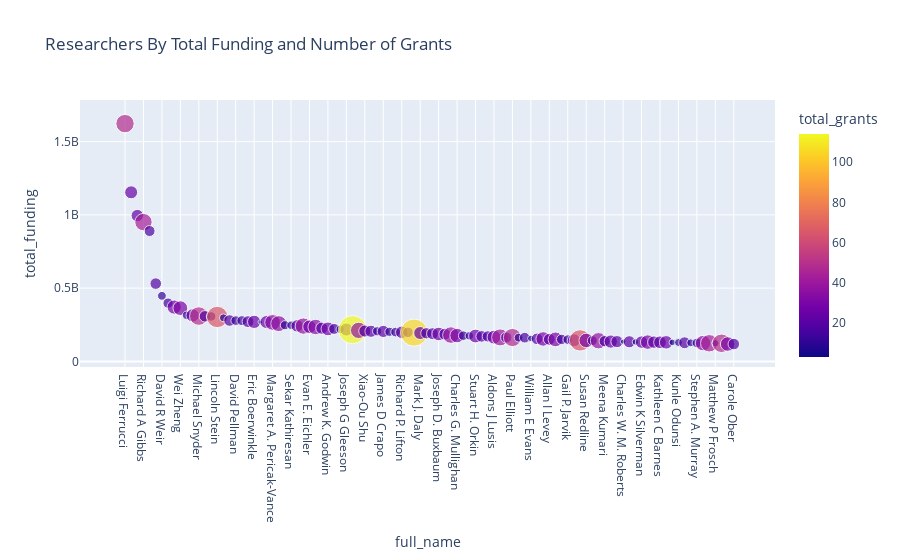

Notebook code for this chart:
### Code cell
px.scatter(temp1, 
           x="full_name", y="total_funding", 
           hover_name="full_name", 
           size="total_grants", 
           color="total_grants",
           hover_data=['total_funding', 'total_grants', 'last_grant_year', 'citations_mean', 'altmetric_mean', 'last_pub_year'], 
           height=600,
           title="Researchers By Total Funding and Number of Grants")

### Figure 1 — Plotly figure (JSON) as saved in the notebook; plotly's stock layout.template omitted (floating-point values rounded to 4 significant figures; data arrays with more than 128 entries replaced by an {"elided": "..."} marker saying what was removed)
{"data": [{"customdata": {"elided": "100x5 float values"}, "hovertemplate": "<b>%{hovertext}</b><br><br>full_name=%{x}<br>total_funding=%{y}<br>total_grants=%{marker.color}<br>last_grant_year=%{customdata[1]}<br>citations_mean=%{customdata[2]}<br>altmetric_mean=%{customdata[3]}<br>last_pub_year=%{customdata[4]}<extra></extra>", "hovertext": ["Luigi Ferrucci", "Stacey B Gabriel", "Eric S Lander", "Richard A Gibbs", "Richard K Wilson", "John E. Niederhuber", "David R Weir", "Massimo Loda", "Tatiana M. Foroud", "Wei Zheng", "Lorelei A. Mucci", "Christopher I. Amos", "Michael Snyder", "Brian E. Henderson", "Stephen N. Thibodeau", "Lincoln Stein", "Sabina Signoretti", "Charles Kooperberg", "David Pellman", "Ross Prentice", "Eliezer Masliah", "Eric Boerwinkle", "Mithat Gönen", "Christopher A. Haiman", "Margaret A. Pericak-Vance", "Thomas J. Montine", "John N. Weinstein", "Sekar Kathiresan", "Todd R. Golub", "Daniel H. Geschwind", "Evan E. Eichler", "Loic Le Marchand", "John Q. Trojanowski", "Andrew K. Godwin", "Katherine L. Nathanson", "Jinghui Zhang", "Joseph G Gleeson", "Masayuki Yamamoto", "Daniel J. Rader", "Xiao-Ou Shu", "Dennis W. Dickson", "Mary V Relling", "James D Crapo", "John Morris", "Maria Elena Martinez", "Richard P. Lifton", "Joshua C. Denny", "George Davey Smith", "Mark J. Daly", "Meir Stampfer", "David A Bennett", "Joseph D. Buxbaum", "Carlos Cruchaga", "Peter Donnelly", "Charles G. Mullighan", "Stephen J. Chanock", "Graham Casey", "Stuart H. Orkin", "Edward Giovannucci", "Anand Swaroop", "Aldons J Lusis", "Simon Lovestone", "Eric B. Larson", "Paul Elliott", "Qiuyin Cai", "Jerome I. Rotter", "William E Evans", "Philip L De Jager", "John Blangero", "Allan I Levey", "Aviv Regev", "Hoda Anton-Culver", "Gail P. Jarvik", "Jay Shendure", "Marco A. Marra", "Susan Redline", "Thomas A. Sellers", "Kimberly F Doheny", "Meena Kumari", "Fergus J Couch", "John A Stamatoyannopoulos", "Charles W. M. Roberts", "William C. Hahn", "William Blot", "Edwin K Silverman", "Pier Paolo Pandolfi", "Stephen S. Rich", "Kathleen C Barnes", "Nancy J. Cox", "Lynne R. Wilkens", "Kunle Odunsi", "Jonathan L. Haines", "Ian M. Thompson", "Stephen A. Murray", "Paul Flicek", "Ian J Deary", "Matthew P Frosch", "Ewan Birney", "Bing Ren", "Carole Ober"], "legendgroup": "", "marker": {"color": [48, 24, 22, 43, 17, 19, 11, 15, 29, 31, 10, 25, 49, 19, 13, 65, 9, 19, 13, 14, 20, 25, 3, 24, 35, 36, 12, 10, 22, 38, 26, 34, 21, 27, 17, 10, 24, 114, 38, 21, 21, 12, 21, 12, 13, 22, 16, 105, 24, 18, 20, 26, 20, 39, 30, 13, 10, 27, 19, 18, 27, 41, 18, 47, 11, 16, 6, 19, 30, 20, 31, 15, 13, 24, 65, 30, 14, 38, 18, 25, 21, 4, 21, 6, 22, 30, 22, 23, 26, 6, 9, 20, 9, 13, 34, 43, 8, 49, 30, 19], "coloraxis": "coloraxis", "size": [48, 24, 22, 43, 17, 19, 11, 15, 29, 31, 10, 25, 49, 19, 13, 65, 9, 19, 13, 14, 20, 25, 3, 24, 35, 36, 12, 10, 22, 38, 26, 34, 21, 27, 17, 10, 24, 114, 38, 21, 21, 12, 21, 12, 13, 22, 16, 105, 24, 18, 20, 26, 20, 39, 30, 13, 10, 27, 19, 18, 27, 41, 18, 47, 11, 16, 6, 19, 30, 20, 31, 15, 13, 24, 65, 30, 14, 38, 18, 25, 21, 4, 21, 6, 22, 30, 22, 23, 26, 6, 9, 20, 9, 13, 34, 43, 8, 49, 30, 19], "sizemode": "area", "sizeref": 0.285, "symbol": "circle"}, "mode": "markers", "name": "", "orientation": "v", "showlegend": false, "type": "scatter", "x": ["Luigi Ferrucci", "Stacey B Gabriel", "Eric S Lander", "Richard A Gibbs", "Richard K Wilson", "John E. Niederhuber", "David R Weir", "Massimo Loda", "Tatiana M. Foroud", "Wei Zheng", "Lorelei A. Mucci", "Christopher I. Amos", "Michael Snyder", "Brian E. Henderson", "Stephen N. Thibodeau", "Lincoln Stein", "Sabina Signoretti", "Charles Kooperberg", "David Pellman", "Ross Prentice", "Eliezer Masliah", "Eric Boerwinkle", "Mithat Gönen", "Christopher A. Haiman", "Margaret A. Pericak-Vance", "Thomas J. Montine", "John N. Weinstein", "Sekar Kathiresan", "Todd R. Golub", "Daniel H. Geschwind", "Evan E. Eichler", "Loic Le Marchand", "John Q. Trojanowski", "Andrew K. Godwin", "Katherine L. Nathanson", "Jinghui Zhang", "Joseph G Gleeson", "Masayuki Yamamoto", "Daniel J. Rader", "Xiao-Ou Shu", "Dennis W. Dickson", "Mary V Relling", "James D Crapo", "John Morris", "Maria Elena Martinez", "Richard P. Lifton", "Joshua C. Denny", "George Davey Smith", "Mark J. Daly", "Meir Stampfer", "David A Bennett", "Joseph D. Buxbaum", "Carlos Cruchaga", "Peter Donnelly", "Charles G. Mullighan", "Stephen J. Chanock", "Graham Casey", "Stuart H. Orkin", "Edward Giovannucci", "Anand Swaroop", "Aldons J Lusis", "Simon Lovestone", "Eric B. Larson", "Paul Elliott", "Qiuyin Cai", "Jerome I. Rotter", "William E Evans", "Philip L De Jager", "John Blangero", "Allan I Levey", "Aviv Regev", "Hoda Anton-Culver", "Gail P. Jarvik", "Jay Shendure", "Marco A. Marra", "Susan Redline", "Thomas A. Sellers", "Kimberly F Doheny", "Meena Kumari", "Fergus J Couch", "John A Stamatoyannopoulos", "Charles W. M. Roberts", "William C. Hahn", "William Blot", "Edwin K Silverman", "Pier Paolo Pandolfi", "Stephen S. Rich", "Kathleen C Barnes", "Nancy J. Cox", "Lynne R. Wilkens", "Kunle Odunsi", "Jonathan L. Haines", "Ian M. Thompson", "Stephen A. Murray", "Paul Flicek", "Ian J Deary", "Matthew P Frosch", "Ewan Birney", "Bing Ren", "Carole Ober"], "xaxis": "x", "y": [1623140096, 1154033430, 995230970, 950880325, 889937152, 530880673, 447553734, 398070916, 370870123, 363383728, 314653147, 313892053, 309490619, 307620763, 306816436, 303230002, 297537650, 279063518, 278375577, 278175842, 271428385, 269879039, 268757495, 268637520, 266075754, 257816599, 247048542, 247015081, 242506812, 241019330, 236572539, 234853066, 226615836, 221770535, 221712473, 218947125, 217453905, 216364168, 211678400, 207231924, 205642117, 205473428, 204511959, 201859333, 199964461, 198676944, 198327651, 196286780, 193563223, 192027861, 189162805, 187169395, 185867018, 179659816, 176087463, 175610754, 174562807, 173222728, 170728214, 170638480, 165470404, 163763810, 163102688, 162934863, 162085799, 161922027, 157006406, 153939293, 152997193, 150809677, 150221505, 150048066, 148590025, 144200428, 143446967, 142913485, 141689026, 140824216, 137993092, 135381476, 134932513, 134551797, 133893915, 132829758, 131731121, 131535948, 131450288, 130414440, 129964659, 129897737, 129021563, 127152964, 126783726, 125675506, 124804236, 123777299, 123710073, 123586236, 118669394, 118310018], "yaxis": "y"}], "layout": {"autosize": true, "coloraxis": {"colorbar": {"title": {"text": "total_grants"}}, "colorscale": [[0, "#0d0887"], [0.1111, "#46039f"], [0.2222, "#7201a8"], [0.3333, "#9c179e"], [0.4444, "#bd3786"], [0.5556, "#d8576b"], [0.6667, "#ed7953"], [0.7778, "#fb9f3a"], [0.8889, "#fdca26"], [1, "#f0f921"]]}, "legend": {"itemsizing": "constant", "tracegroupgap": 0}, "title": {"text": "Researchers By Total Funding and Number of Grants"}, "xaxis": {"anchor": "y", "autorange": true, "domain": [0, 1], "range": [-6.689, 105.3], "title": {"text": "full_name"}, "type": "category"}, "yaxis": {"anchor": "x", "autorange": true, "domain": [0, 1], "range": [-32910000.0, 1779000000.0], "title": {"text": "total_funding"}, "type": "linear"}}}
